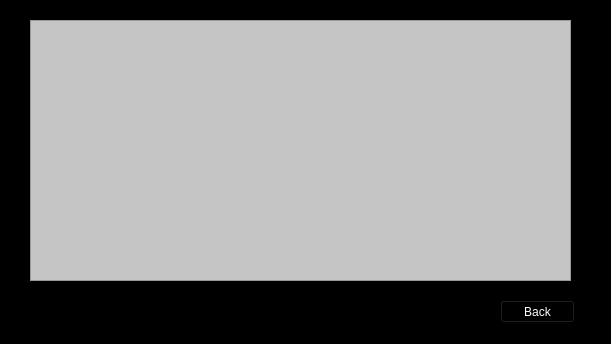
<?xml version="1.0" encoding="UTF-8"?>
<ui version="4.0">
 <class>PrisonerList</class>
 <widget class="QWidget" name="PrisonerList">
  <property name="geometry">
   <rect>
    <x>0</x>
    <y>0</y>
    <width>611</width>
    <height>344</height>
   </rect>
  </property>
  <property name="windowTitle">
   <string>Form</string>
  </property>
  <property name="styleSheet">
   <string notr="true">background-color: rgb(0, 0, 0);
color: rgb(255, 255, 255);</string>
  </property>
  <widget class="QPushButton" name="backButton">
   <property name="geometry">
    <rect>
     <x>500</x>
     <y>300</y>
     <width>75</width>
     <height>23</height>
    </rect>
   </property>
   <property name="text">
    <string>Back</string>
   </property>
  </widget>
  <widget class="QTableView" name="list_prisoners_tableView">
   <property name="geometry">
    <rect>
     <x>30</x>
     <y>20</y>
     <width>541</width>
     <height>261</height>
    </rect>
   </property>
   <property name="font">
    <font>
     <family>MV Boli</family>
     <pointsize>9</pointsize>
    </font>
   </property>
   <property name="cursor" stdset="0">
    <cursorShape>PointingHandCursor</cursorShape>
   </property>
   <property name="styleSheet">
    <string notr="true">background-color: rgb(197, 197, 197);</string>
   </property>
  </widget>
 </widget>
 <resources/>
 <connections>
  <connection>
   <sender>backButton</sender>
   <signal>clicked()</signal>
   <receiver>PrisonerList</receiver>
   <slot>close()</slot>
   <hints>
    <hint type="sourcelabel">
     <x>527</x>
     <y>307</y>
    </hint>
    <hint type="destinationlabel">
     <x>465</x>
     <y>304</y>
    </hint>
   </hints>
  </connection>
 </connections>
 <slots>
  <slot>load_prisoner_list()</slot>
 </slots>
</ui>
